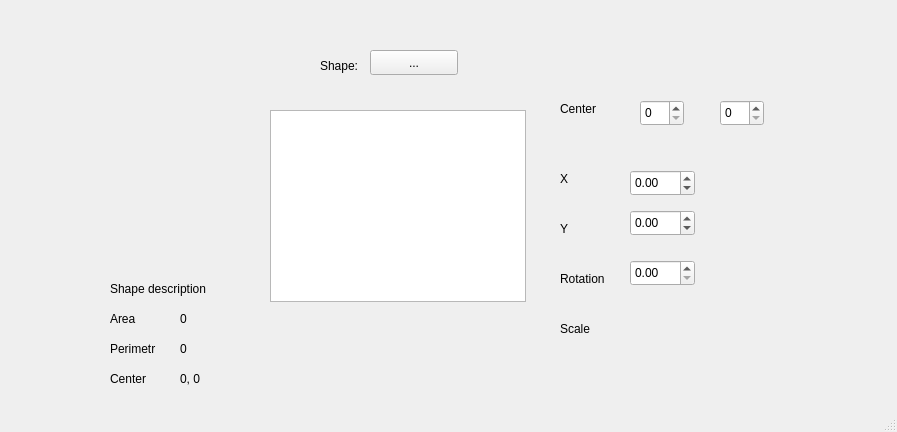
<?xml version="1.0" encoding="UTF-8"?>
<ui version="4.0">
 <class>MainWindow</class>
 <widget class="QMainWindow" name="MainWindow">
  <property name="geometry">
   <rect>
    <x>0</x>
    <y>0</y>
    <width>897</width>
    <height>432</height>
   </rect>
  </property>
  <property name="windowTitle">
   <string>MainWindow</string>
  </property>
  <widget class="QWidget" name="centralwidget">
   <widget class="QLabel" name="label">
    <property name="geometry">
     <rect>
      <x>320</x>
      <y>50</y>
      <width>131</width>
      <height>31</height>
     </rect>
    </property>
    <property name="text">
     <string>Shape:</string>
    </property>
   </widget>
   <widget class="QPushButton" name="menuButton">
    <property name="geometry">
     <rect>
      <x>370</x>
      <y>50</y>
      <width>88</width>
      <height>25</height>
     </rect>
    </property>
    <property name="text">
     <string>...</string>
    </property>
   </widget>
   <widget class="QSpinBox" name="spinBox">
    <property name="geometry">
     <rect>
      <x>640</x>
      <y>100</y>
      <width>44</width>
      <height>26</height>
     </rect>
    </property>
   </widget>
   <widget class="QSpinBox" name="spinBox_2">
    <property name="geometry">
     <rect>
      <x>720</x>
      <y>100</y>
      <width>44</width>
      <height>26</height>
     </rect>
    </property>
   </widget>
   <widget class="QLabel" name="label_2">
    <property name="geometry">
     <rect>
      <x>560</x>
      <y>170</y>
      <width>66</width>
      <height>17</height>
     </rect>
    </property>
    <property name="text">
     <string>X</string>
    </property>
   </widget>
   <widget class="QLabel" name="label_3">
    <property name="geometry">
     <rect>
      <x>560</x>
      <y>220</y>
      <width>66</width>
      <height>17</height>
     </rect>
    </property>
    <property name="text">
     <string>Y</string>
    </property>
   </widget>
   <widget class="QLabel" name="label_4">
    <property name="geometry">
     <rect>
      <x>560</x>
      <y>270</y>
      <width>66</width>
      <height>17</height>
     </rect>
    </property>
    <property name="text">
     <string>Rotation</string>
    </property>
   </widget>
   <widget class="QLabel" name="label_5">
    <property name="geometry">
     <rect>
      <x>560</x>
      <y>320</y>
      <width>66</width>
      <height>17</height>
     </rect>
    </property>
    <property name="text">
     <string>Scale</string>
    </property>
   </widget>
   <widget class="QLabel" name="label_6">
    <property name="geometry">
     <rect>
      <x>560</x>
      <y>100</y>
      <width>66</width>
      <height>17</height>
     </rect>
    </property>
    <property name="text">
     <string>Center</string>
    </property>
   </widget>
   <widget class="QLabel" name="label_8">
    <property name="geometry">
     <rect>
      <x>110</x>
      <y>280</y>
      <width>121</width>
      <height>17</height>
     </rect>
    </property>
    <property name="text">
     <string>Shape description</string>
    </property>
   </widget>
   <widget class="QDoubleSpinBox" name="doubleSpinBox">
    <property name="geometry">
     <rect>
      <x>630</x>
      <y>170</y>
      <width>65</width>
      <height>26</height>
     </rect>
    </property>
    <property name="minimum">
     <double>-80.000000000000000</double>
    </property>
    <property name="maximum">
     <double>80.000000000000000</double>
    </property>
   </widget>
   <widget class="QLabel" name="label_9">
    <property name="geometry">
     <rect>
      <x>110</x>
      <y>310</y>
      <width>66</width>
      <height>17</height>
     </rect>
    </property>
    <property name="text">
     <string>Area</string>
    </property>
   </widget>
   <widget class="QLabel" name="label_10">
    <property name="geometry">
     <rect>
      <x>110</x>
      <y>340</y>
      <width>66</width>
      <height>17</height>
     </rect>
    </property>
    <property name="text">
     <string>Perimetr</string>
    </property>
   </widget>
   <widget class="QLabel" name="label_11">
    <property name="geometry">
     <rect>
      <x>110</x>
      <y>370</y>
      <width>66</width>
      <height>17</height>
     </rect>
    </property>
    <property name="text">
     <string>Center</string>
    </property>
   </widget>
   <widget class="QDoubleSpinBox" name="doubleSpinBox_2">
    <property name="geometry">
     <rect>
      <x>630</x>
      <y>210</y>
      <width>65</width>
      <height>26</height>
     </rect>
    </property>
    <property name="minimum">
     <double>-80.000000000000000</double>
    </property>
    <property name="maximum">
     <double>80.000000000000000</double>
    </property>
   </widget>
   <widget class="QDoubleSpinBox" name="doubleSpinBox_3">
    <property name="geometry">
     <rect>
      <x>630</x>
      <y>260</y>
      <width>65</width>
      <height>26</height>
     </rect>
    </property>
    <property name="maximum">
     <double>360.000000000000000</double>
    </property>
   </widget>
   <widget class="QLabel" name="label_12">
    <property name="geometry">
     <rect>
      <x>180</x>
      <y>370</y>
      <width>66</width>
      <height>17</height>
     </rect>
    </property>
    <property name="text">
     <string>0, 0</string>
    </property>
   </widget>
   <widget class="QLabel" name="label_13">
    <property name="geometry">
     <rect>
      <x>180</x>
      <y>340</y>
      <width>66</width>
      <height>17</height>
     </rect>
    </property>
    <property name="text">
     <string>0</string>
    </property>
   </widget>
   <widget class="QLabel" name="label_14">
    <property name="geometry">
     <rect>
      <x>180</x>
      <y>310</y>
      <width>66</width>
      <height>17</height>
     </rect>
    </property>
    <property name="text">
     <string>0</string>
    </property>
   </widget>
   <widget class="QGraphicsView" name="graphicsView">
    <property name="geometry">
     <rect>
      <x>270</x>
      <y>110</y>
      <width>256</width>
      <height>192</height>
     </rect>
    </property>
   </widget>
  </widget>
  <widget class="QMenuBar" name="menubar">
   <property name="geometry">
    <rect>
     <x>0</x>
     <y>0</y>
     <width>897</width>
     <height>22</height>
    </rect>
   </property>
  </widget>
  <widget class="QStatusBar" name="statusbar"/>
 </widget>
 <resources/>
 <connections/>
</ui>
